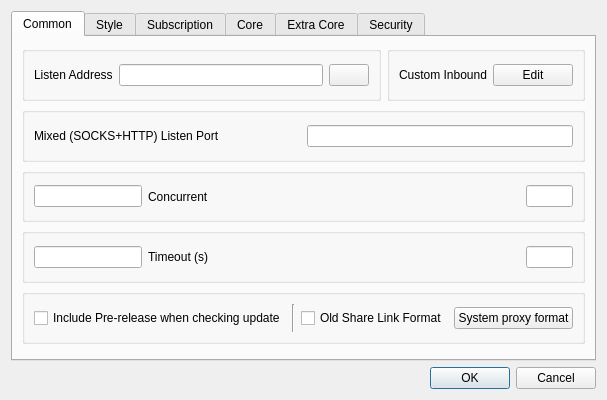
<?xml version="1.0" encoding="UTF-8"?>
<ui version="4.0">
 <class>DialogBasicSettings</class>
 <widget class="QDialog" name="DialogBasicSettings">
  <property name="geometry">
   <rect>
    <x>0</x>
    <y>0</y>
    <width>600</width>
    <height>400</height>
   </rect>
  </property>
  <property name="sizePolicy">
   <sizepolicy hsizetype="Preferred" vsizetype="Preferred">
    <horstretch>0</horstretch>
    <verstretch>0</verstretch>
   </sizepolicy>
  </property>
  <property name="windowTitle">
   <string>Basic Settings</string>
  </property>
  <layout class="QGridLayout" name="gridLayout">
   <item row="8" column="3">
    <widget class="QDialogButtonBox" name="buttonBox">
     <property name="orientation">
      <enum>Qt::Horizontal</enum>
     </property>
     <property name="standardButtons">
      <set>QDialogButtonBox::Cancel|QDialogButtonBox::Ok</set>
     </property>
    </widget>
   </item>
   <item row="2" column="3">
    <widget class="QTabWidget" name="tabWidget">
     <property name="currentIndex">
      <number>0</number>
     </property>
     <widget class="QWidget" name="tab_1">
      <attribute name="title">
       <string>Common</string>
      </attribute>
      <layout class="QVBoxLayout" name="verticalLayout_2">
       <item>
        <layout class="QHBoxLayout" name="hlayout_l1">
         <item>
          <widget class="QGroupBox" name="horizontalGroupBox_3">
           <layout class="QHBoxLayout" name="horizontalLayout_19">
            <item>
             <widget class="QLabel" name="label">
              <property name="text">
               <string>Listen Address</string>
              </property>
             </widget>
            </item>
            <item>
             <widget class="QLineEdit" name="inbound_address"/>
            </item>
            <item>
             <widget class="QPushButton" name="inbound_auth">
              <property name="text">
               <string notr="true"/>
              </property>
             </widget>
            </item>
           </layout>
          </widget>
         </item>
         <item>
          <widget class="QGroupBox" name="groupbox_custom_inbound">
           <layout class="QHBoxLayout" name="horizontalLayout_10">
            <item>
             <widget class="QLabel" name="label_11">
              <property name="text">
               <string>Custom Inbound</string>
              </property>
             </widget>
            </item>
            <item>
             <widget class="QPushButton" name="custom_inbound_edit">
              <property name="text">
               <string>Edit</string>
              </property>
             </widget>
            </item>
           </layout>
          </widget>
         </item>
        </layout>
       </item>
       <item>
        <layout class="QHBoxLayout" name="hlayout_l2">
         <item>
          <widget class="QGroupBox" name="horizontalGroupBox_2">
           <layout class="QHBoxLayout" name="horizontalLayout_13">
            <item>
             <widget class="QLabel" name="inbound_socks_port_l">
              <property name="text">
               <string>Mixed (SOCKS+HTTP) Listen Port</string>
              </property>
             </widget>
            </item>
            <item>
             <widget class="QLineEdit" name="inbound_socks_port">
              <property name="sizePolicy">
               <sizepolicy hsizetype="Preferred" vsizetype="Fixed">
                <horstretch>0</horstretch>
                <verstretch>0</verstretch>
               </sizepolicy>
              </property>
             </widget>
            </item>
           </layout>
          </widget>
         </item>
        </layout>
       </item>
       <item>
        <widget class="QGroupBox" name="groupBox1">
         <layout class="QHBoxLayout" name="horizontalLayout_9" stretch="0,8,1,1">
          <item>
           <widget class="QLineEdit" name="test_latency_url"/>
          </item>
          <item>
           <widget class="QLabel" name="label_14">
            <property name="text">
             <string>Concurrent</string>
            </property>
           </widget>
          </item>
          <item>
           <widget class="QLineEdit" name="test_concurrent"/>
          </item>
         </layout>
        </widget>
       </item>
       <item>
        <widget class="QGroupBox" name="horizontalGroupBox">
         <layout class="QHBoxLayout" name="horizontalLayout_12" stretch="0,8,1,1">
          <item>
           <widget class="MyLineEdit" name="test_download_url"/>
          </item>
          <item>
           <widget class="QLabel" name="label_10">
            <property name="text">
             <string>Timeout (s)</string>
            </property>
           </widget>
          </item>
          <item>
           <widget class="QLineEdit" name="test_download_timeout"/>
          </item>
         </layout>
        </widget>
       </item>
       <item>
        <widget class="QGroupBox" name="horizontalGroupBox1">
         <layout class="QHBoxLayout" name="horizontalLayout_18">
          <item>
           <widget class="QCheckBox" name="check_include_pre">
            <property name="text">
             <string>Include Pre-release when checking update</string>
            </property>
           </widget>
          </item>
          <item>
           <widget class="Line" name="sys_proxy_format_vline">
            <property name="orientation">
             <enum>Qt::Vertical</enum>
            </property>
           </widget>
          </item>
          <item>
           <widget class="QCheckBox" name="old_share_link_format">
            <property name="toolTip">
             <string>Share VMess Link with v2rayN Format</string>
            </property>
            <property name="text">
             <string>Old Share Link Format</string>
            </property>
           </widget>
          </item>
          <item>
           <widget class="QPushButton" name="sys_proxy_format">
            <property name="text">
             <string>System proxy format</string>
            </property>
           </widget>
          </item>
         </layout>
        </widget>
       </item>
       <item>
        <widget class="QWidget" name="horizontalWidget_1" native="true">
         <property name="sizePolicy">
          <sizepolicy hsizetype="Preferred" vsizetype="Maximum">
           <horstretch>0</horstretch>
           <verstretch>0</verstretch>
          </sizepolicy>
         </property>
         <layout class="QHBoxLayout" name="horizontalLayout_2">
          <property name="leftMargin">
           <number>0</number>
          </property>
          <property name="topMargin">
           <number>0</number>
          </property>
          <property name="rightMargin">
           <number>0</number>
          </property>
          <property name="bottomMargin">
           <number>0</number>
          </property>
         </layout>
        </widget>
       </item>
      </layout>
     </widget>
     <widget class="QWidget" name="tab_2">
      <attribute name="title">
       <string>Style</string>
      </attribute>
      <layout class="QGridLayout" name="gridLayout_5">
       <item row="0" column="0">
        <layout class="QHBoxLayout" name="style_h_1">
         <item>
          <widget class="QGroupBox" name="groupBox">
           <layout class="QHBoxLayout" name="horizontalLayout_4">
            <item>
             <widget class="QLabel" name="label_8">
              <property name="sizePolicy">
               <sizepolicy hsizetype="Maximum" vsizetype="Maximum">
                <horstretch>0</horstretch>
                <verstretch>0</verstretch>
               </sizepolicy>
              </property>
              <property name="text">
               <string>Theme</string>
              </property>
             </widget>
            </item>
            <item>
             <widget class="QComboBox" name="theme">
              <item>
               <property name="text">
                <string>System</string>
               </property>
              </item>
              <item>
               <property name="text">
                <string notr="true">flatgray</string>
               </property>
              </item>
              <item>
               <property name="text">
                <string notr="true">lightblue</string>
               </property>
              </item>
              <item>
               <property name="text">
                <string notr="true">blacksoft</string>
               </property>
              </item>
             </widget>
            </item>
            <item>
             <widget class="QPushButton" name="set_custom_icon">
              <property name="sizePolicy">
               <sizepolicy hsizetype="Preferred" vsizetype="Fixed">
                <horstretch>0</horstretch>
                <verstretch>0</verstretch>
               </sizepolicy>
              </property>
              <property name="text">
               <string>Set custom icon</string>
              </property>
             </widget>
            </item>
           </layout>
          </widget>
         </item>
         <item>
          <widget class="QGroupBox" name="groupBox2">
           <layout class="QHBoxLayout" name="horizontalLayout_7">
            <item>
             <widget class="QLabel" name="label_15">
              <property name="sizePolicy">
               <sizepolicy hsizetype="Maximum" vsizetype="Maximum">
                <horstretch>0</horstretch>
                <verstretch>0</verstretch>
               </sizepolicy>
              </property>
              <property name="text">
               <string notr="true">Language</string>
              </property>
             </widget>
            </item>
            <item>
             <widget class="QComboBox" name="language">
              <item>
               <property name="text">
                <string notr="true">System</string>
               </property>
              </item>
              <item>
               <property name="text">
                <string notr="true">English</string>
               </property>
              </item>
              <item>
               <property name="text">
                <string notr="true">简体中文</string>
               </property>
              </item>
              <item>
               <property name="text">
                <string notr="true">فارسی</string>
               </property>
              </item>
              <item>
               <property name="text">
                <string notr="true">Русский</string>
               </property>
              </item>
             </widget>
            </item>
           </layout>
          </widget>
         </item>
        </layout>
       </item>
       <item row="2" column="0">
        <layout class="QHBoxLayout" name="style_h_2">
         <item>
          <widget class="QGroupBox" name="traffic_statistics_box">
           <layout class="QHBoxLayout" name="horizontalLayout_3">
            <item>
             <widget class="QLabel" name="label_16">
              <property name="text">
               <string>Statistics refresh rate</string>
              </property>
             </widget>
            </item>
            <item>
             <widget class="QComboBox" name="rfsh_r">
              <item>
               <property name="text">
                <string notr="true">500ms</string>
               </property>
              </item>
              <item>
               <property name="text">
                <string notr="true">1s</string>
               </property>
              </item>
              <item>
               <property name="text">
                <string notr="true">2s</string>
               </property>
              </item>
              <item>
               <property name="text">
                <string notr="true">3s</string>
               </property>
              </item>
              <item>
               <property name="text">
                <string notr="true">5s</string>
               </property>
              </item>
              <item>
               <property name="text">
                <string>Off</string>
               </property>
              </item>
             </widget>
            </item>
           </layout>
          </widget>
         </item>
         <item>
          <widget class="QGroupBox" name="connection_statistics_box">
           <layout class="QHBoxLayout" name="horizontalLayout_15">
            <item>
             <widget class="QLabel" name="label_9">
              <property name="text">
               <string>Connection statistics</string>
              </property>
             </widget>
            </item>
            <item>
             <widget class="QCheckBox" name="connection_statistics">
              <property name="text">
               <string>Enable</string>
              </property>
             </widget>
            </item>
           </layout>
          </widget>
         </item>
        </layout>
       </item>
       <item row="3" column="0">
        <layout class="QHBoxLayout" name="style_h_3">
         <item>
          <widget class="QGroupBox" name="horizontalGroupBox_5">
           <layout class="QHBoxLayout" name="horizontalLayout_6">
            <item>
             <widget class="QCheckBox" name="start_minimal">
              <property name="sizePolicy">
               <sizepolicy hsizetype="Preferred" vsizetype="Fixed">
                <horstretch>0</horstretch>
                <verstretch>0</verstretch>
               </sizepolicy>
              </property>
              <property name="text">
               <string>Hide dashboard at startup</string>
              </property>
             </widget>
            </item>
           </layout>
          </widget>
         </item>
         <item>
          <widget class="QGroupBox" name="groupBox_2">
           <layout class="QHBoxLayout" name="horizontalLayout_23">
            <item>
             <widget class="QLabel" name="label_17">
              <property name="text">
               <string>Max log lines</string>
              </property>
             </widget>
            </item>
            <item>
             <widget class="QLineEdit" name="max_log_line">
              <property name="sizePolicy">
               <sizepolicy hsizetype="Ignored" vsizetype="Fixed">
                <horstretch>0</horstretch>
                <verstretch>0</verstretch>
               </sizepolicy>
              </property>
             </widget>
            </item>
           </layout>
          </widget>
         </item>
        </layout>
       </item>
      </layout>
     </widget>
     <widget class="QWidget" name="tab_3">
      <attribute name="title">
       <string>Subscription</string>
      </attribute>
      <layout class="QGridLayout" name="gridLayout_3">
       <item row="0" column="1">
        <layout class="QHBoxLayout" name="horizontalLayout_5">
         <item>
          <widget class="QCheckBox" name="sub_auto_update_enable">
           <property name="sizePolicy">
            <sizepolicy hsizetype="Minimum" vsizetype="Fixed">
             <horstretch>0</horstretch>
             <verstretch>0</verstretch>
            </sizepolicy>
           </property>
           <property name="text">
            <string>Enable</string>
           </property>
          </widget>
         </item>
         <item>
          <widget class="QLabel" name="label_21">
           <property name="text">
            <string>Interval (minute, invalid if less than 30)</string>
           </property>
          </widget>
         </item>
         <item>
          <widget class="QLineEdit" name="sub_auto_update">
           <property name="sizePolicy">
            <sizepolicy hsizetype="Preferred" vsizetype="Fixed">
             <horstretch>0</horstretch>
             <verstretch>0</verstretch>
            </sizepolicy>
           </property>
          </widget>
         </item>
        </layout>
       </item>
       <item row="1" column="1">
        <widget class="MyLineEdit" name="user_agent"/>
       </item>
       <item row="2" column="1">
        <widget class="QCheckBox" name="sub_use_proxy">
         <property name="text">
          <string>Use proxy when updating subscription</string>
         </property>
        </widget>
       </item>
       <item row="3" column="1">
        <widget class="QCheckBox" name="sub_insecure">
         <property name="text">
          <string>Ignore TLS errors when updating subscription</string>
         </property>
        </widget>
       </item>
       <item row="4" column="1">
        <widget class="QCheckBox" name="sub_clear">
         <property name="text">
          <string>Clear servers before updating subscription</string>
         </property>
        </widget>
       </item>
       <item row="0" column="0">
        <widget class="QLabel" name="label_20">
         <property name="sizePolicy">
          <sizepolicy hsizetype="Preferred" vsizetype="Maximum">
           <horstretch>0</horstretch>
           <verstretch>0</verstretch>
          </sizepolicy>
         </property>
         <property name="text">
          <string>Automatic update</string>
         </property>
        </widget>
       </item>
       <item row="1" column="0">
        <widget class="QLabel" name="label_4">
         <property name="text">
          <string>User Agent</string>
         </property>
        </widget>
       </item>
      </layout>
     </widget>
     <widget class="QWidget" name="tab_4">
      <attribute name="title">
       <string>Core</string>
      </attribute>
      <layout class="QVBoxLayout" name="verticalLayout">
       <item>
        <widget class="QGroupBox" name="groupBox_core">
         <property name="sizePolicy">
          <sizepolicy hsizetype="Preferred" vsizetype="Maximum">
           <horstretch>0</horstretch>
           <verstretch>0</verstretch>
          </sizepolicy>
         </property>
         <property name="title">
          <string notr="true">core_name</string>
         </property>
         <layout class="QVBoxLayout" name="verticalLayout_3">
          <item>
           <widget class="QWidget" name="assest_group" native="true">
            <layout class="QGridLayout" name="gridLayout_2">
             <item row="0" column="1">
              <widget class="QComboBox" name="log_level">
               <property name="sizePolicy">
                <sizepolicy hsizetype="Maximum" vsizetype="Fixed">
                 <horstretch>0</horstretch>
                 <verstretch>0</verstretch>
                </sizepolicy>
               </property>
              </widget>
             </item>
             <item row="1" column="0">
              <widget class="QLabel" name="label_6">
               <property name="text">
                <string>Multiplex (mux)</string>
               </property>
              </widget>
             </item>
             <item row="0" column="0">
              <widget class="QLabel" name="label_3">
               <property name="text">
                <string notr="true">Loglevel</string>
               </property>
              </widget>
             </item>
             <item row="1" column="1">
              <layout class="QHBoxLayout" name="horizontalLayout">
               <item>
                <widget class="QComboBox" name="mux_protocol"/>
               </item>
               <item>
                <widget class="QLabel" name="label_7">
                 <property name="text">
                  <string>concurrency</string>
                 </property>
                </widget>
               </item>
               <item>
                <widget class="QLineEdit" name="mux_concurrency"/>
               </item>
               <item>
                <widget class="QCheckBox" name="mux_padding">
                 <property name="text">
                  <string notr="true">Padding</string>
                 </property>
                </widget>
               </item>
               <item>
                <widget class="QCheckBox" name="mux_default_on">
                 <property name="text">
                  <string>Default On</string>
                 </property>
                </widget>
               </item>
              </layout>
             </item>
            </layout>
           </widget>
          </item>
          <item>
           <widget class="QPushButton" name="core_settings">
            <property name="text">
             <string>Core Options</string>
            </property>
           </widget>
          </item>
         </layout>
        </widget>
       </item>
      </layout>
     </widget>
     <widget class="QWidget" name="tab_6">
      <attribute name="title">
       <string>Extra Core</string>
      </attribute>
      <layout class="QVBoxLayout" name="verticalLayout_5">
       <item>
        <widget class="QScrollArea" name="extra_core_box_scrollArea">
         <property name="frameShape">
          <enum>QFrame::NoFrame</enum>
         </property>
         <property name="widgetResizable">
          <bool>true</bool>
         </property>
         <widget class="QWidget" name="extra_core_box_scrollAreaWidgetContents">
          <property name="geometry">
           <rect>
            <x>0</x>
            <y>0</y>
            <width>632</width>
            <height>299</height>
           </rect>
          </property>
          <layout class="QVBoxLayout" name="verticalLayout_6">
           <item>
            <widget class="QWidget" name="horizontalWidget_4" native="true">
             <property name="sizePolicy">
              <sizepolicy hsizetype="Preferred" vsizetype="Maximum">
               <horstretch>0</horstretch>
               <verstretch>0</verstretch>
              </sizepolicy>
             </property>
             <layout class="QHBoxLayout" name="horizontalLayout_8">
              <item>
               <widget class="QPushButton" name="extra_core_add">
                <property name="text">
                 <string>Add</string>
                </property>
               </widget>
              </item>
              <item>
               <widget class="QPushButton" name="extra_core_del">
                <property name="text">
                 <string>Delete</string>
                </property>
               </widget>
              </item>
             </layout>
            </widget>
           </item>
          </layout>
         </widget>
        </widget>
       </item>
      </layout>
     </widget>
     <widget class="QWidget" name="tab_5">
      <attribute name="title">
       <string>Security</string>
      </attribute>
      <layout class="QVBoxLayout" name="verticalLayout_4">
       <item>
        <widget class="QCheckBox" name="skip_cert">
         <property name="text">
          <string>Skip TLS certificate authentication by default (allowInsecure)</string>
         </property>
        </widget>
       </item>
       <item>
        <widget class="QGroupBox" name="horizontalGroupBox2">
         <property name="sizePolicy">
          <sizepolicy hsizetype="Preferred" vsizetype="Maximum">
           <horstretch>0</horstretch>
           <verstretch>0</verstretch>
          </sizepolicy>
         </property>
         <layout class="QHBoxLayout" name="horizontalLayout_26">
          <item>
           <widget class="QLabel" name="label_18">
            <property name="text">
             <string>Default uTLS Fingerprint</string>
            </property>
           </widget>
          </item>
          <item>
           <widget class="QComboBox" name="utlsFingerprint">
            <property name="editable">
             <bool>true</bool>
            </property>
           </widget>
          </item>
         </layout>
        </widget>
       </item>
      </layout>
     </widget>
    </widget>
   </item>
  </layout>
 </widget>
 <customwidgets>
  <customwidget>
   <class>MyLineEdit</class>
   <extends>QLineEdit</extends>
   <header>ui/widget/MyLineEdit.h</header>
  </customwidget>
 </customwidgets>
 <resources/>
 <connections>
  <connection>
   <sender>buttonBox</sender>
   <signal>accepted()</signal>
   <receiver>DialogBasicSettings</receiver>
   <slot>accept()</slot>
   <hints>
    <hint type="sourcelabel">
     <x>248</x>
     <y>254</y>
    </hint>
    <hint type="destinationlabel">
     <x>157</x>
     <y>274</y>
    </hint>
   </hints>
  </connection>
  <connection>
   <sender>buttonBox</sender>
   <signal>rejected()</signal>
   <receiver>DialogBasicSettings</receiver>
   <slot>reject()</slot>
   <hints>
    <hint type="sourcelabel">
     <x>316</x>
     <y>260</y>
    </hint>
    <hint type="destinationlabel">
     <x>286</x>
     <y>274</y>
    </hint>
   </hints>
  </connection>
 </connections>
</ui>
